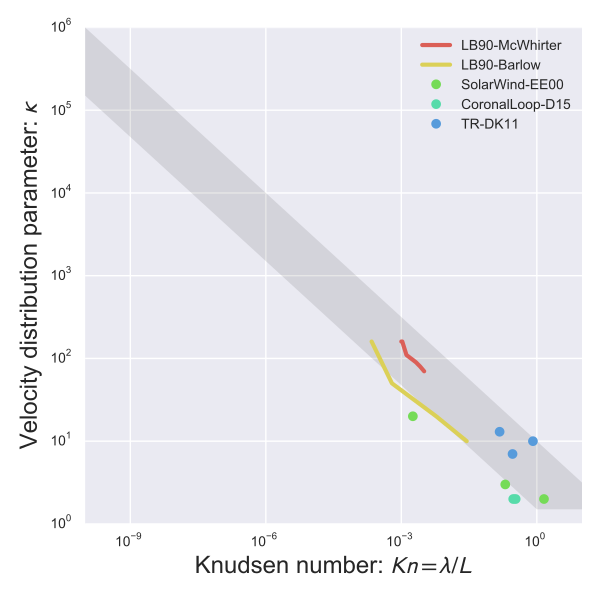

Recreate this plot in Python.
from __future__ import print_function
data_B=[["Kn", "kappa"], ["2.2e-4", 160], ["6.2e-4", 50], ["5.9e-3", 20], ["2.8e-2", 10]]
data_A=[["Kn", "kappa"], ["1e-3", 160], ["1.05e-3", 160], ["1.3e-3", 110], ["2.1e-3", 90], ["2.6e-3", 80], ["3.2e-3", 70]]
data_3=[["Region", "T / K", "n / pcc", "H", "ln \\Lambda", "\\lambda_{e}", "Kn", "\\kappa"], ["average loop", "3.2e6", "1.8e9", "3.33e-3", 21.26, "7.02e7", 0.3, 2], ["y=300-309", "3.2e6", "1.6e9", "3.33e-3", 21.32, "7.88e7", 0.34, 2]]
data_2=[["Region", "T / K", "n / pcc", "H", "ln \\Lambda", "\\lambda_{e}", "Kn", "\\kappa"], ["Coronal Hole", "2.5e4", "1.4e10", "6e3", 12.96, "9.04e2", 0.15, 13], ["Quiet Sun", "3.5e4", "1.8e9", "1.5e4", 14.49, "1.23e4", 0.82, 10], ["Active Region", "1e4", "1.3e10", "5.9e2", 11.62, "1.74e2", 0.29, 7]]
data_1=[["R/Rsun", "T / K", "n / pcc", "H", "ln \\Lambda", "\\lambda_{e}", "Kn", "n_{h}/n_{c}", "T_{h}/T_{c}", "\\kappa"], [1.0, "5e5", "3.8e8", 0.07, 19.26, "8.97e6", "1.8e-3", 0.05, "<2", 20], [1.25, "9e5", "1e7", 0.07, 21.96, "9.68e8", 0.2, 0.05, 5, 3], [1.5, "9e5", "1e6", 0.2, 23.11, "9.20e9", 0.66, "", "", -1], [2.0, "7e5", "2e5", 0.4, 23.54, "2.73e10", 0.98, "", "", -1], [2.4, "6e5", "1e5", 0.4, 23.65, "4.00e10", 1.44, 0.2, 18, 2]]
import sys
import numpy as np
from astropy.table import Table
from matplotlib import pyplot as plt
import seaborn as sns

def clean_data(data):
    """Replace empty strings with nans"""
    for row in data:
        for x in row:
            x = x or -1.0
    return data

d = {}
for label, data in (
        ['SolarWind-EE00', data_1],
        ['TR-DK11', data_2],
        ['CoronalLoop-D15', data_3],
        ['LB90-McWhirter', data_A],
        ['LB90-Barlow', data_B],
):
    cdata = clean_data(data)
    d[label] = Table(names=cdata[0], rows=cdata[1:])

sns.set_palette('hls', 7)
fig, ax = plt.subplots(1, 1)
ax.set_xscale('log')
ax.set_yscale('log')
ax.set_xlim(1e-10, 10.0)
ax.set_ylim(1.0, 1.e6)
ax.set_xlabel(r'Knudsen number: $\mathsf{Kn} = \lambda/L$', fontsize='x-large')
ax.set_ylabel(r'Velocity distribution parameter: $\kappa$', fontsize='x-large')
ax.xaxis.set_ticks([1e-9, 1e-6, 1e-3, 1.0])

Kn = np.array([1e-12, 1.0, 100.0])
kappa1 = 1.5/np.sqrt(Kn)
kappa1[-1] = 1.5
kappa2 = 10/np.sqrt(Kn)
plt.fill_between(Kn, kappa1, kappa2, alpha=0.1, lw=0.0, color='k')

for dataset in d:
    Kn = d[dataset]['Kn'].astype('float')
    try:
        kappa = d[dataset]['kappa'].astype('float')
    except KeyError:
        kappa = d[dataset][r'\kappa'].astype('float')
    m = kappa > 0.0

    if 'LB90' in dataset:
        plotstyles = {'ls': '-', 'lw': 3}
    else:
        plotstyles = {'marker': 'o', 'ls': ''}
    plt.plot(Kn[m], kappa[m], label=dataset, **plotstyles)


plt.legend()
figfile = sys.argv[0].replace('.py', '.pdf')
fig.set_size_inches(6, 6)
fig.tight_layout()
fig.savefig(figfile)
print(figfile)
